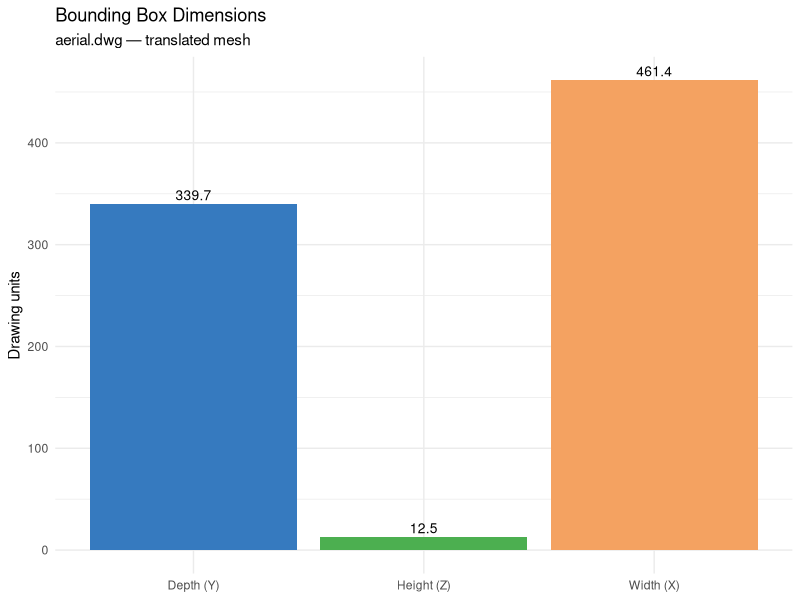

Here is the R script that generated this plot:
## ---- chunk 1
#| echo: false
library(ggplot2)
bbox_df <- data.frame(
  dimension = c("Width (X)", "Depth (Y)", "Height (Z)"),
  value     = c(461.45, 339.66, 12.50)
)
## ---- chunk 2
ggplot(bbox_df, aes(x = dimension, y = value, fill = dimension)) +
  geom_col(show.legend = FALSE) +
  geom_text(aes(label = round(value, 1)), vjust = -0.4, size = 3.5) +
  scale_fill_manual(values = c("#367ABF", "#4CAF50", "#F4A261")) +
  labs(title = "Bounding Box Dimensions",
       subtitle = "aerial.dwg — translated mesh",
       x = NULL, y = "Drawing units") +
  theme_minimal()
